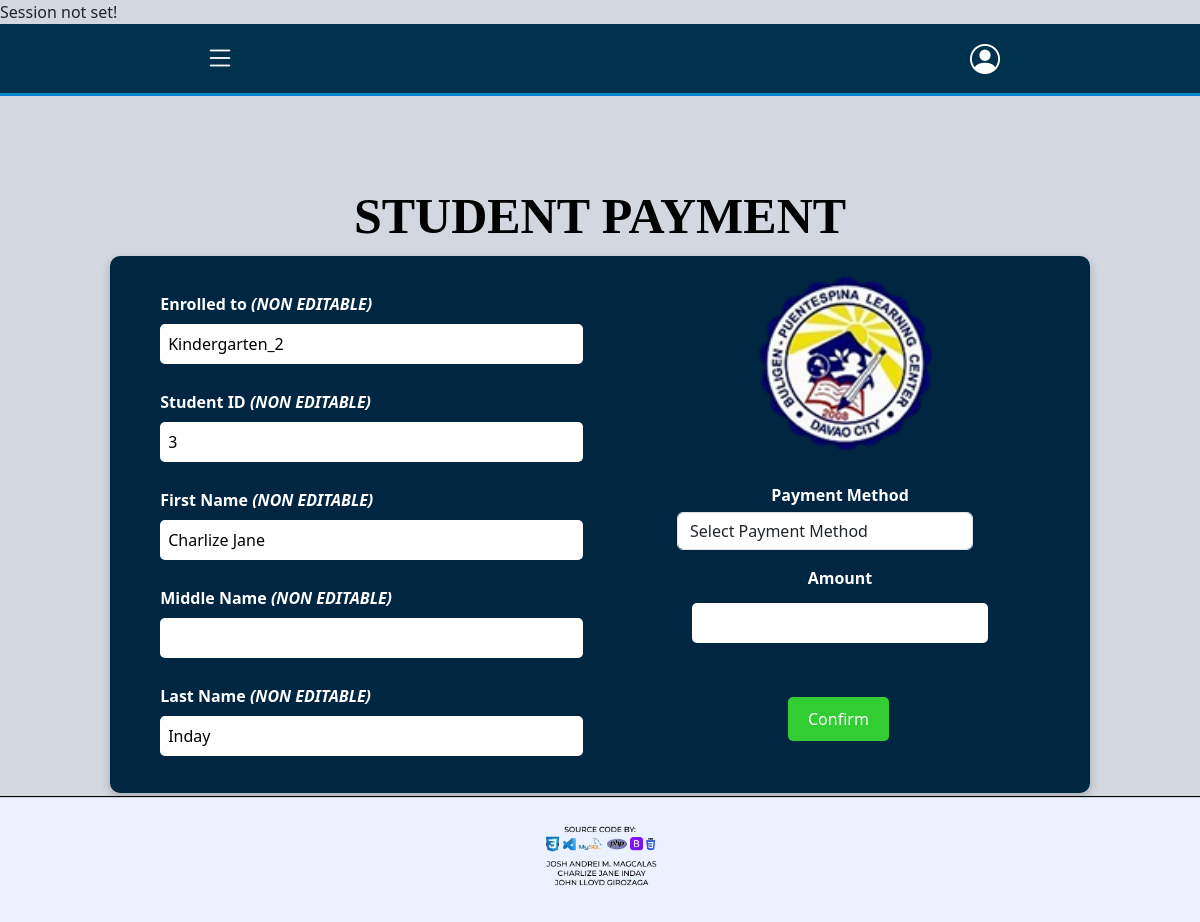
The page /website/payment-form.php?student_id=3 on the database as committed earlier.
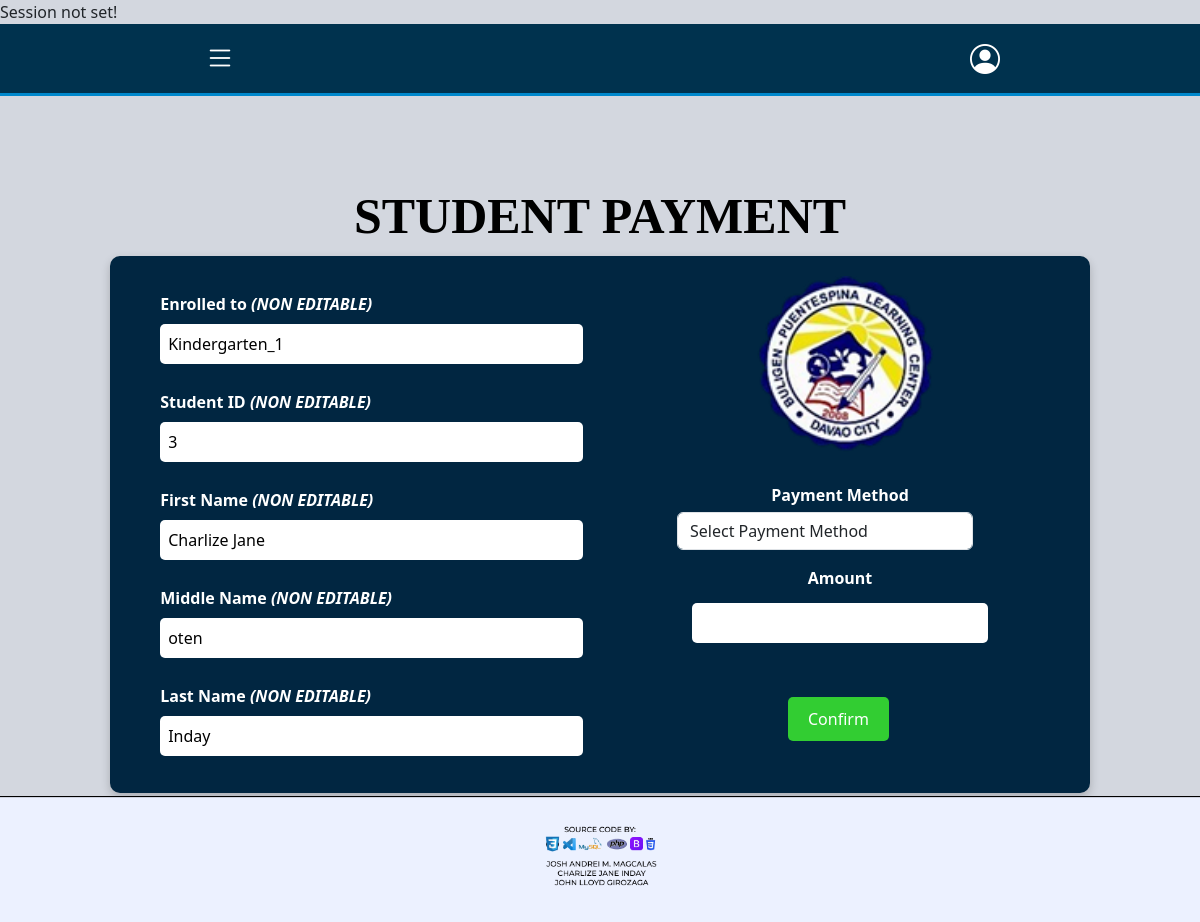
The same page on the database as committed later.
### tables this page shows
CREATE TABLE `tbl_student_info` (
  `student_id` int(11) NOT NULL,
  `enroll_category` enum('Nursery','Kindergarten_1','Kindergarten_2') DEFAULT NULL,
  `schoolyear` varchar(10) DEFAULT NULL,
  `last_name` varchar(50) NOT NULL,
  `first_name` varchar(100) NOT NULL,
  `middle_name` varchar(50) DEFAULT NULL,
  `street` text NOT NULL,
  `city` varchar(50) DEFAULT NULL,
  `zip_code` int(4) NOT NULL,
  `birthdate` date NOT NULL,
  `sex` enum('Male','Female') NOT NULL,
  `parent1` varchar(50) DEFAULT NULL,
  `parent1_contact` int(12) DEFAULT NULL,
  `parent2` varchar(50) DEFAULT NULL,
  `parent2_contact` int(12) DEFAULT NULL,
  `emergency_fullname` varchar(50) NOT NULL,
  `emergency_relationship` enum('mother','father','guardian','others') NOT NULL,
  `emergency_address` text NOT NULL,
  `emergency_contact_no` int(12) NOT NULL,
  `created_by` int(11) DEFAULT NULL,
  `date_created` timestamp NOT NULL DEFAULT current_timestamp(),
  `updated_by` int(11) DEFAULT NULL,
  `date_updated` timestamp NOT NULL DEFAULT current_timestamp(),
  `isactive` tinyint(1) NOT NULL
);

### website/payment-form.php (the view, shortened to what this page needs)
<?php
    include "../database/dbconnect.php";
    if(isset($_GET["student_id"])){
        $student_id = $_GET["student_id"];
        $stmt = $conn->prepare("	SELECT
                                            enroll_category,
                                            last_name,
                                            first_name,
                                            middle_name
                                        FROM
                                            tbl_student_info
                                        WHERE
                                            isactive = 1
                                        AND
                                            student_id= ?");
        $stmt->bind_param("i", $student_id);
        $stmt->execute();
        $result = $stmt->get_result();
        if ($result->num_rows > 0) {
            $row = $result->fetch_assoc();
        } else {
            die("Student is inactive or fullpay found!");
        }
    } else {
        die("Invalid request!");
    }
    $enroll_category = $row["enroll_category"];
    $last_name = $row["last_name"];
    $first_name = $row["first_name"];
    $middle_name = $row["middle_name"];
?>
<!DOCTYPE html>
<html lang="en">
<head>
    <link href="https://cdn.jsdelivr.net/npm/bootstrap-icons/font/bootstrap-icons.css" rel="stylesheet">
    <link rel="stylesheet" href="https://cdnjs.cloudflare.com/ajax/libs/font-awesome/6.7.2/css/all.min.css">
    <link rel="stylesheet" href="../style/payment-style.css">
    <link href="https://cdn.jsdelivr.net/npm/bootstrap@5.3.2/dist/css/bootstrap.min.css" rel="stylesheet">
</head>
<body>
    <?php include"../Layouts/navbar.php"?>
    <div class="form-wrapper">
    <form action="../database/db_payment_student.php" method="POST">
        <div class="form-container">
        <h2 class="payment-header">STUDENT PAYMENT</h2>
        <div class="container-form">
            <div style="width: 45%">
                <label>Enrolled to <i>(NON EDITABLE)</i></label>
                <input type="text" id="enroll_category" name="enroll_category" value="<?= htmlspecialchars($enroll_category); ?>" readonly>
                <label>Student ID <i>(NON EDITABLE)</i></label>
                <input type="text" id="student_id" name="student_id" value="<?= htmlspecialchars($student_id); ?>" readonly>
                <label>First Name <i>(NON EDITABLE)</i></label>
                <input type="text" id="first_name" name="first_name" value="<?= htmlspecialchars($first_name); ?>" readonly>
                <label>Middle Name <i>(NON EDITABLE)</i></label>
                <input type="text" id="middle_name" name="middle_name" value="<?= htmlspecialchars($middle_name); ?>" readonly>
                <label>Last Name <i>(NON EDITABLE)</i></label>
                <input type="text" id="last_name" name="last_name" value="<?= htmlspecialchars($last_name); ?>" readonly>
            </div>
            <div style="width: 45%; text-align: center;">
                <div class="card-icon">
                    <img src="../images/SCHOOL_LOGO.png" alt="Card Icon">
                </div>
                <div class="payment-section">
                        <label class="payment-label" for="payment-method">Payment Method</label>
                        <select class="form-control" id="payment_method" name="payment_method" required>
                            <option value="" disabled selected>Select Payment Method</option>
                        </select>
                        <label class="payment-label" for="amount">Amount</label>
                        <input class="payment-input" type="number" id="pay" name="pay" required>
                </div>
                        <div style="margin-top: 18px">
                            <button class="confirm-btn">Confirm</button>
                        </div>
                    </form>
                </div>
    <div class="footer">
        <img src="../images/FOOTER.png" alt="Footer" class="footer-img">
    </div>
</body>
</html>

Rows that differ between the two databases and show on the page:
changed tbl_student_info "Charlize Jane": enroll_category "Kindergarten_2" → "Kindergarten_1"; middle_name (not shown) → "oten"
